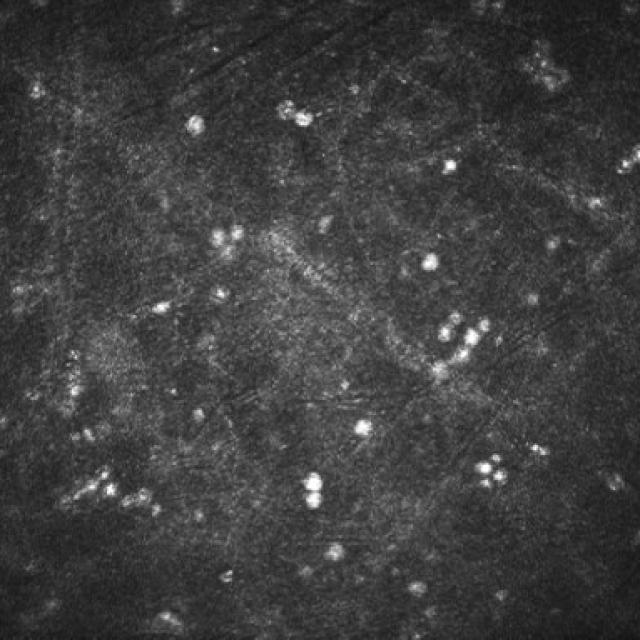
#> input picture todo/images/Akanthamoben_2_cropped.jpg, 640 x 640 px; its folder holds only this picture in this run
$ python main.py
#> lines starting #> are read from the running program, lines starting #| are printed output that depends on the picture
import os
import shutil

from PIL import Image, ImageEnhance
import glob
import numpy as np
import random

def rotateImage(folderName, fileName, degree):

#> called with folderName = 'todo', fileName = 'Akanthamoben_2_cropped', degree = 'R90'
    img = Image.open(f'{folderName}/images/{fileName}.jpg')
#> img is the input picture: PIL image 640x640 RGB; min 17, max 255, mean 63
    match degree:
        case 'R90':
            flip_img = img.transpose(Image.ROTATE_90)
        case 'R180':
            flip_img = img.transpose(Image.ROTATE_180)
        case 'R270':
            flip_img = img.transpose(Image.ROTATE_270)
        case _:
            raise ValueError('Wrong Rotation Please use R90/R180/R270')
    flip_img.save(f'{folderName}/images/{fileName}{degree}.jpg')
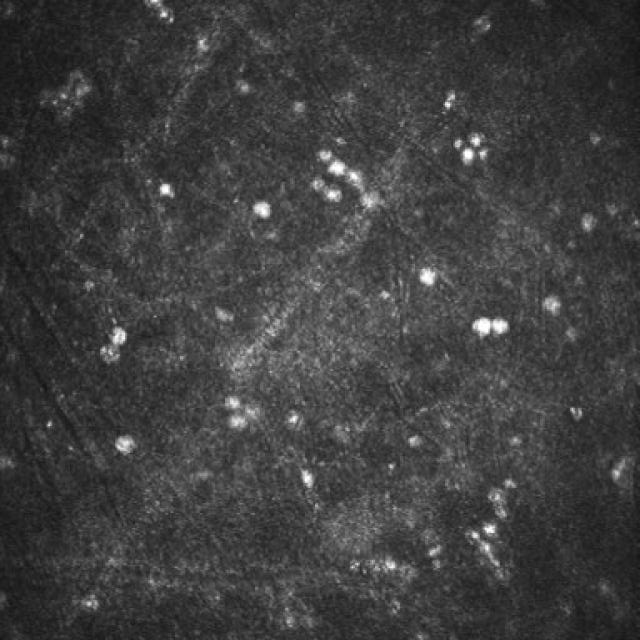
#> saved as Akanthamoben_2_croppedR90.jpg: PIL image 640x640 RGB; min 17, max 255, mean 63
#> (the run stopped early here; a loop or call above may not have finished)

$ run again, on todo/images/Akanthamoben_6_cropped.jpg
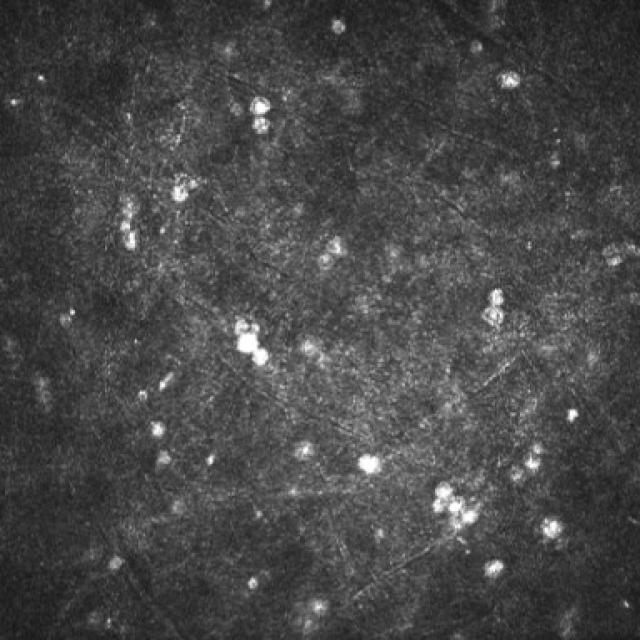
#> input picture todo/images/Akanthamoben_6_cropped.jpg, 640 x 640 px
#> in rotateImage, img is the input picture: PIL image 640x640 RGB; min 20, max 255, mean 72
#> in rotateImage, `flip_img.save(f'{folderName}/images/{fileName}{degree}.jpg')`:
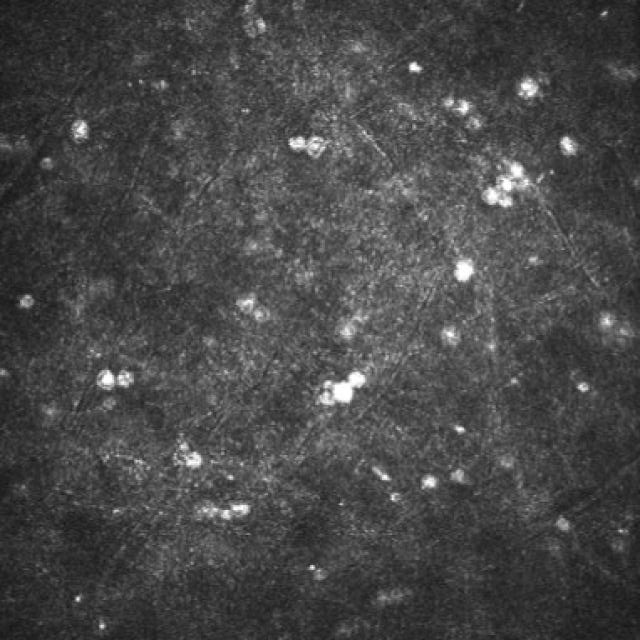
#> saved as Akanthamoben_6_croppedR90.jpg: PIL image 640x640 RGB; min 20, max 255, mean 72

$ run again, on todo/images/Akanthamöben_1_cropped.jpg
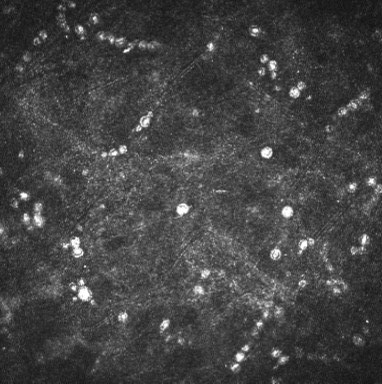
#> input picture todo/images/Akanthamöben_1_cropped.jpg, 382 x 384 px
#> in rotateImage, img is the input picture: PIL image 382x384 RGB; min 16, max 255, mean 68
#> in rotateImage, `flip_img.save(f'{folderName}/images/{fileName}{degree}.jpg')`:
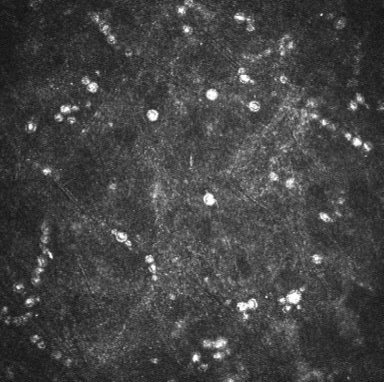
#> saved as Akanthamöben_1_croppedR90.jpg: PIL image 384x382 RGB; min 16, max 255, mean 68

$ run again, on todo/images/Akanthamoben_3_cropped.jpg
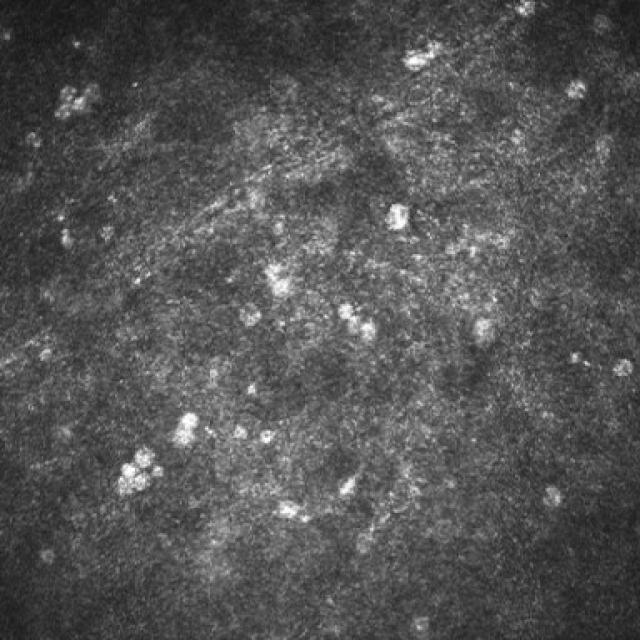
#> input picture todo/images/Akanthamoben_3_cropped.jpg, 640 x 640 px
#> in rotateImage, img is the input picture: PIL image 640x640 RGB; min 19, max 255, mean 84.1
#> in rotateImage, `flip_img.save(f'{folderName}/images/{fileName}{degree}.jpg')`:
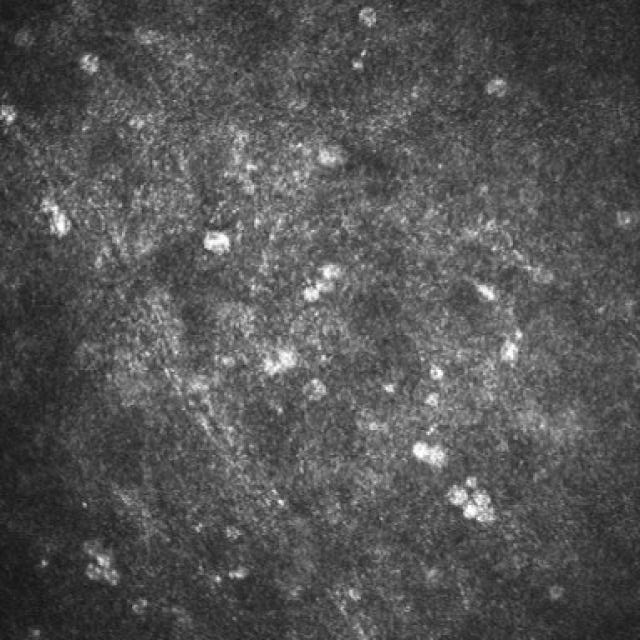
#> saved as Akanthamoben_3_croppedR90.jpg: PIL image 640x640 RGB; min 19, max 255, mean 84.1

$ run again, on todo/images/Akanthamoben_4_cropped.jpg
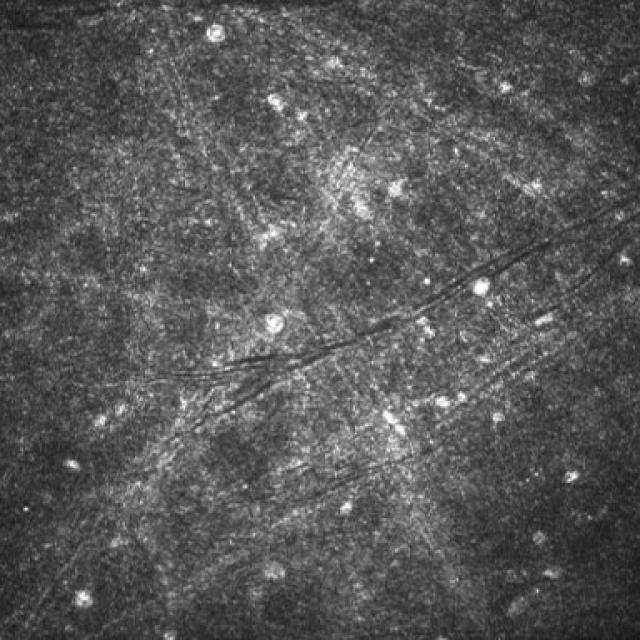
#> input picture todo/images/Akanthamoben_4_cropped.jpg, 640 x 640 px
#> in rotateImage, img is the input picture: PIL image 640x640 RGB; min 19, max 255, mean 87.9
#> in rotateImage, `flip_img.save(f'{folderName}/images/{fileName}{degree}.jpg')`:
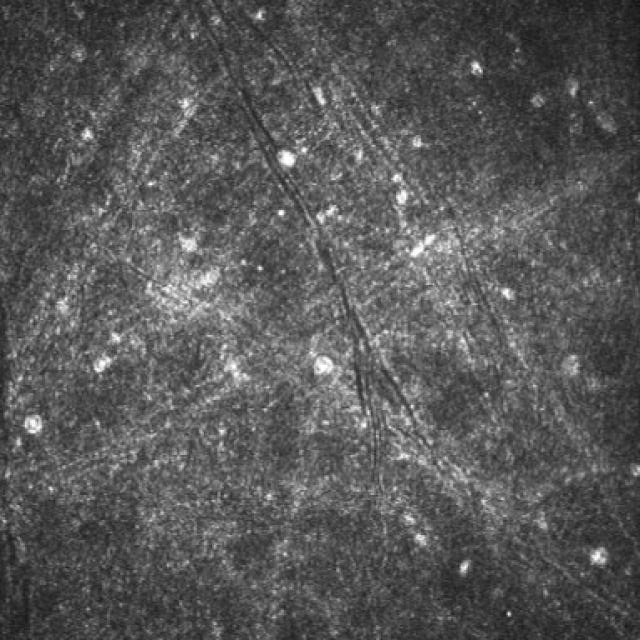
#> saved as Akanthamoben_4_croppedR90.jpg: PIL image 640x640 RGB; min 19, max 255, mean 87.9
